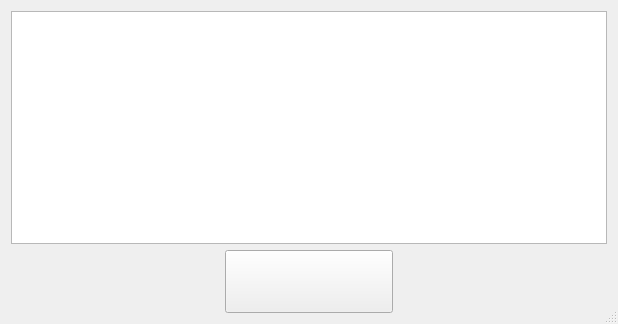
<?xml version="1.0" encoding="UTF-8"?>
<ui version="4.0">
 <class>DownloadProgressDialogBase</class>
 <widget class="QDialog" name="DownloadProgressDialogBase">
  <property name="geometry">
   <rect>
    <x>0</x>
    <y>0</y>
    <width>618</width>
    <height>324</height>
   </rect>
  </property>
  <property name="font">
   <font>
    <family>Luxi Sans</family>
   </font>
  </property>
  <property name="windowTitle">
   <string>OOStudio: Download Progress</string>
  </property>
  <property name="sizeGripEnabled">
   <bool>true</bool>
  </property>
  <property name="modal">
   <bool>false</bool>
  </property>
  <layout class="QVBoxLayout" name="verticalLayout">
   <item>
    <widget class="QTableView" name="m_statusTable"/>
   </item>
   <item>
    <layout class="QHBoxLayout" name="m_bottonBox">
     <property name="topMargin">
      <number>0</number>
     </property>
     <item>
      <widget class="QToolButton" name="m_btnClose">
       <property name="text">
        <string/>
       </property>
       <property name="iconSize">
        <size>
         <width>160</width>
         <height>56</height>
        </size>
       </property>
      </widget>
     </item>
    </layout>
   </item>
  </layout>
 </widget>
 <resources/>
 <connections/>
</ui>
